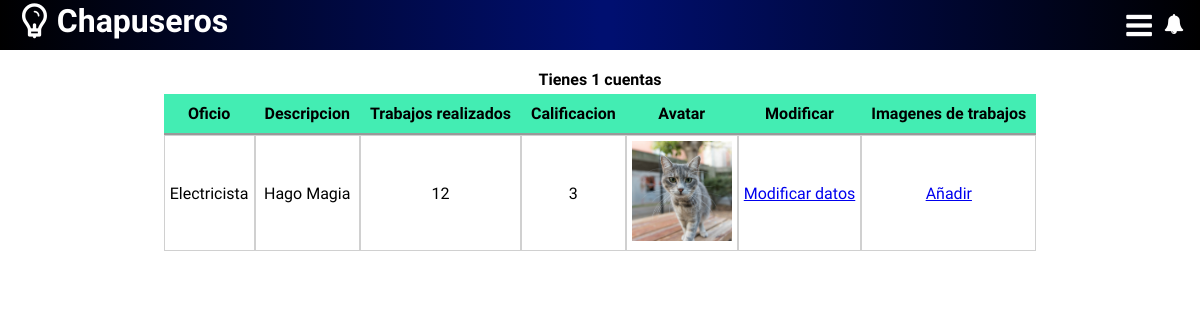
The page /modificarVendedor.php (signed in) on the database its author committed.
### tables this page shows
create table vend (
	
    idV int auto_increment primary key,
    idC varchar(13),
    foreign key (idC) references usuariosCliente(dpi),
    oficio varchar(100),
    descrip varchar(200),
    cv varchar(50),
    trabajosRealizados int,
    rating int,
    avatar varchar(50)

);

### modificarVendedor.php (the view, shortened to what this page needs)
<?php
include 'conexion.php';
$sql0 = mysql_query("SELECT * from usuariosCliente where nombreUsuario = '".$_SESSION["usuario"]."'  ", $cn);
$idC = mysql_result($sql0, 0, "dpi");
$sql1 = mysql_query("SELECT * from vend where idC='$idC' ", $cn);
$numeroCuentas = mysql_num_rows($sql1);
?>
<!DOCTYPE html>
<html lang="en">
<head>
	<link rel="stylesheet" href="css/estilo7.css">
</head>
<body>
	<header>
		<?php include 'Encabezado2.php'; ?>
	</header>
	<main>
		<div class="centerTable">
			<table id="tabla1">
				<tr>
					<th colspan="7" id="titulo">Tienes <?php echo $numeroCuentas; ?> cuentas</th>
				</tr>
				<tr>
					<th>Oficio</th>
					<th>Descripcion</th>
					<th>Trabajos realizados</th>
					<th>Calificacion</th>
					<th>Avatar</th>
					<th>Modificar</th>
					<th>Imagenes de trabajos</th>
				</tr>
				<?php	for ($i=0; $i < $numeroCuentas; $i++) {
					$avatar = mysql_result($sql1, $i, "avatar");
					$idV = mysql_result($sql1, $i, "idV");
				 ?>
				<tr>
					<td><?php echo mysql_result($sql1, $i, "oficio"); ?></td>
					<td><?php echo mysql_result($sql1, $i, "descrip"); ?></td>
					<td><?php echo mysql_result($sql1, $i, "trabajosRealizados"); ?></td>
					<td><?php echo mysql_result($sql1, $i, "rating"); ?></td>
					<td><img height="100px" width="100px" src="files/img/<?php echo $avatar ?>" ></td>
					<td><a href="modificarDatosVendedor.php?idV=<?php echo $idV; ?>">Modificar datos</a></td>
					<td><a href="subirImagenes.php?idV=<?php echo $idV; ?>">Añadir</a></td>
				</tr>
				<?php } ?>
			</table>
		</div>
	</main>
</body>
</html>

### css/estilo7.css (style rules this page uses)
* { margin: 0; padding: 0; }
div.centerTable table { margin: 0 auto; margin-top: 65px; border-spacing: 0; }
td { padding: 5px; border: rgba(100, 100, 100, .3) solid 1px; text-align: center; }
th { background: #43EDB3; border-bottom: 2px solid #999999; border-right: rgba(100, 100, 100, .3) solid px; padding: 10px; }
#titulo { padding: 5px; border: none; text-align: center; background: #fff; }

### css/estilo1.css (style rules this page uses)
* { margin: 0; padding: 0; box-sizing: border-box; }
body { font-family: 'Fjalla One', sans-serif; background-attachment:fixed; }
header { width: 100%; height: 50px; background: rgba(0,0,0,1); background: -moz-linear-gradient(left, rgba(0,0,0,1) 0%, rgba(0,15,112,1) 50%, rgba(0,15,112,1) 51%, rgba(0,0,0,1) 100%); background: -webkit-gradient(left top, right top, color-stop(0%, rgba(0,0,0,1)), color-stop(50%, rgba(0,15,112,1)), color-stop(51%, rgba(0,15,112,1)), color-stop(100%, rgba(0,0,0,1))); background: -webkit-linear-gradient(left, rgba(0,0,0,1) 0%, rgba(0,15,112,1) 50%, rgba(0,15,112,1) 51%, rgba(0,0,0,1) 100%); background: -o-linear-gradient(left, rgba(0,0,0,1) 0%, rgba(0,15,112,1) 50%, rgba(0,15,112,1) 51%, rgba(0,0,0,1) 100%); background: -ms-linear-gradient(left, rgba(0,0,0,1) 0%, rgba(0,15,112,1) 50%, rgba(0,15,112,1) 51%, rgba(0,0,0,1) 100%); background: linear-gradient(to right, rgba(0,0,0,1) 0%, rgba(0,15,112,1) 50%, rgba(0,15,112,1) 51%, rgba(0,0,0,1) 100%); filter: progid:DXImageTransform.Microsoft.gradient( startColorstr='#000000', endColorstr='#000000', GradientType=1 ); color: white; padding-top: 2px; position: fixed; top: 0; left: 0; z-index: 100; }

### rows shown on the page
vend: oficio "Electricista", descrip "Hago Magia", trabajosRealizados "12", rating "3", avatar (placeholder picture)

### other values the page prints
$numeroCuentas "1"
